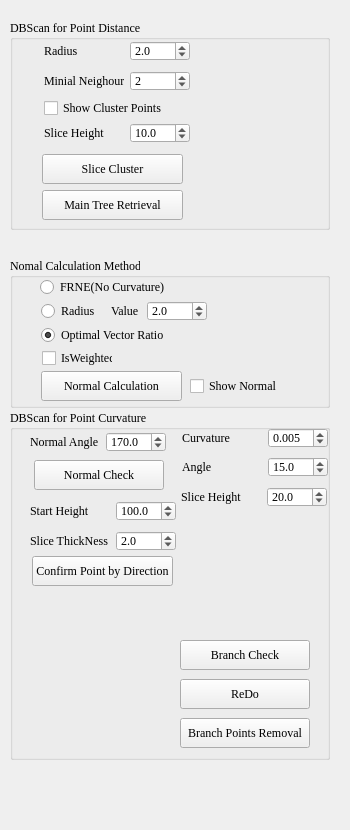
<?xml version="1.0" encoding="UTF-8"?>
<ui version="4.0">
 <class>FormBranchRemovalByClusterAndCurvature</class>
 <widget class="QWidget" name="FormBranchRemovalByClusterAndCurvature">
  <property name="geometry">
   <rect>
    <x>0</x>
    <y>0</y>
    <width>350</width>
    <height>830</height>
   </rect>
  </property>
  <property name="font">
   <font>
    <family>Times New Roman</family>
    <pointsize>9</pointsize>
   </font>
  </property>
  <property name="windowTitle">
   <string>Form</string>
  </property>
  <widget class="QGroupBox" name="groupBox_3">
   <property name="geometry">
    <rect>
     <x>10</x>
     <y>20</y>
     <width>320</width>
     <height>210</height>
    </rect>
   </property>
   <property name="minimumSize">
    <size>
     <width>320</width>
     <height>210</height>
    </size>
   </property>
   <property name="maximumSize">
    <size>
     <width>320</width>
     <height>210</height>
    </size>
   </property>
   <property name="title">
    <string>DBScan for Point Distance</string>
   </property>
   <widget class="QPushButton" name="pushButton_DBScanforPointDistance">
    <property name="enabled">
     <bool>true</bool>
    </property>
    <property name="geometry">
     <rect>
      <x>32</x>
      <y>134</y>
      <width>141</width>
      <height>30</height>
     </rect>
    </property>
    <property name="minimumSize">
     <size>
      <width>130</width>
      <height>30</height>
     </size>
    </property>
    <property name="text">
     <string>Slice Cluster</string>
    </property>
   </widget>
   <widget class="QCheckBox" name="checkBox_ShowK_DBSCluster">
    <property name="geometry">
     <rect>
      <x>34</x>
      <y>78</y>
      <width>135</width>
      <height>20</height>
     </rect>
    </property>
    <property name="minimumSize">
     <size>
      <width>135</width>
      <height>20</height>
     </size>
    </property>
    <property name="maximumSize">
     <size>
      <width>135</width>
      <height>20</height>
     </size>
    </property>
    <property name="text">
     <string>Show Cluster Points</string>
    </property>
   </widget>
   <widget class="QWidget" name="layoutWidget_6">
    <property name="geometry">
     <rect>
      <x>34</x>
      <y>50</y>
      <width>148</width>
      <height>22</height>
     </rect>
    </property>
    <layout class="QHBoxLayout" name="horizontalLayout_12">
     <item>
      <widget class="QLabel" name="labelThickNess_7">
       <property name="minimumSize">
        <size>
         <width>80</width>
         <height>20</height>
        </size>
       </property>
       <property name="maximumSize">
        <size>
         <width>80</width>
         <height>20</height>
        </size>
       </property>
       <property name="statusTip">
        <string>The number of successive sections for tangent plane calculation</string>
       </property>
       <property name="text">
        <string>Minial Neighour</string>
       </property>
      </widget>
     </item>
     <item>
      <widget class="QSpinBox" name="spinBoxMinialPoints">
       <property name="minimumSize">
        <size>
         <width>60</width>
         <height>20</height>
        </size>
       </property>
       <property name="maximumSize">
        <size>
         <width>60</width>
         <height>20</height>
        </size>
       </property>
       <property name="minimum">
        <number>1</number>
       </property>
       <property name="maximum">
        <number>20</number>
       </property>
       <property name="singleStep">
        <number>1</number>
       </property>
       <property name="value">
        <number>2</number>
       </property>
      </widget>
     </item>
    </layout>
   </widget>
   <widget class="QWidget" name="layoutWidget_7">
    <property name="geometry">
     <rect>
      <x>34</x>
      <y>20</y>
      <width>148</width>
      <height>22</height>
     </rect>
    </property>
    <layout class="QHBoxLayout" name="horizontalLayout">
     <item>
      <widget class="QLabel" name="labelThickNess_8">
       <property name="minimumSize">
        <size>
         <width>80</width>
         <height>20</height>
        </size>
       </property>
       <property name="maximumSize">
        <size>
         <width>80</width>
         <height>20</height>
        </size>
       </property>
       <property name="statusTip">
        <string>The number of successive sections for tangent plane calculation</string>
       </property>
       <property name="text">
        <string>Radius</string>
       </property>
      </widget>
     </item>
     <item>
      <widget class="QDoubleSpinBox" name="doublespinBoxRadius">
       <property name="minimumSize">
        <size>
         <width>60</width>
         <height>20</height>
        </size>
       </property>
       <property name="maximumSize">
        <size>
         <width>60</width>
         <height>20</height>
        </size>
       </property>
       <property name="decimals">
        <number>1</number>
       </property>
       <property name="minimum">
        <double>0.000000000000000</double>
       </property>
       <property name="maximum">
        <double>20.000000000000000</double>
       </property>
       <property name="singleStep">
        <double>0.100000000000000</double>
       </property>
       <property name="value">
        <double>2.000000000000000</double>
       </property>
      </widget>
     </item>
    </layout>
   </widget>
   <widget class="QPushButton" name="pushButton_MainTreeRetrieval">
    <property name="enabled">
     <bool>true</bool>
    </property>
    <property name="geometry">
     <rect>
      <x>32</x>
      <y>170</y>
      <width>141</width>
      <height>30</height>
     </rect>
    </property>
    <property name="minimumSize">
     <size>
      <width>130</width>
      <height>30</height>
     </size>
    </property>
    <property name="text">
     <string>Main Tree Retrieval</string>
    </property>
   </widget>
   <widget class="QWidget" name="layoutWidget_11">
    <property name="geometry">
     <rect>
      <x>34</x>
      <y>102</y>
      <width>148</width>
      <height>22</height>
     </rect>
    </property>
    <layout class="QHBoxLayout" name="horizontalLayout_17">
     <item>
      <widget class="QLabel" name="labelThickNess_13">
       <property name="minimumSize">
        <size>
         <width>80</width>
         <height>20</height>
        </size>
       </property>
       <property name="maximumSize">
        <size>
         <width>80</width>
         <height>20</height>
        </size>
       </property>
       <property name="text">
        <string>Slice Height</string>
       </property>
      </widget>
     </item>
     <item>
      <widget class="QDoubleSpinBox" name="doubleSpinBoSliceHeight">
       <property name="minimumSize">
        <size>
         <width>60</width>
         <height>20</height>
        </size>
       </property>
       <property name="maximumSize">
        <size>
         <width>60</width>
         <height>20</height>
        </size>
       </property>
       <property name="decimals">
        <number>1</number>
       </property>
       <property name="minimum">
        <double>2.000000000000000</double>
       </property>
       <property name="maximum">
        <double>1000.000000000000000</double>
       </property>
       <property name="singleStep">
        <double>2.000000000000000</double>
       </property>
       <property name="value">
        <double>10.000000000000000</double>
       </property>
      </widget>
     </item>
    </layout>
   </widget>
  </widget>
  <widget class="QGroupBox" name="groupBox_2">
   <property name="geometry">
    <rect>
     <x>10</x>
     <y>258</y>
     <width>320</width>
     <height>150</height>
    </rect>
   </property>
   <property name="minimumSize">
    <size>
     <width>320</width>
     <height>150</height>
    </size>
   </property>
   <property name="maximumSize">
    <size>
     <width>320</width>
     <height>150</height>
    </size>
   </property>
   <property name="title">
    <string>Nomal Calculation Method</string>
   </property>
   <widget class="QRadioButton" name="radioButton_Radius">
    <property name="geometry">
     <rect>
      <x>31</x>
      <y>45</y>
      <width>61</width>
      <height>16</height>
     </rect>
    </property>
    <property name="text">
     <string>Radius</string>
    </property>
   </widget>
   <widget class="QRadioButton" name="radioButton_OVR">
    <property name="geometry">
     <rect>
      <x>31</x>
      <y>69</y>
      <width>131</width>
      <height>16</height>
     </rect>
    </property>
    <property name="text">
     <string>Optimal Vector Ratio</string>
    </property>
    <property name="checked">
     <bool>true</bool>
    </property>
   </widget>
   <widget class="QRadioButton" name="radioButton_FRNE">
    <property name="geometry">
     <rect>
      <x>30</x>
      <y>21</y>
      <width>131</width>
      <height>16</height>
     </rect>
    </property>
    <property name="text">
     <string>FRNE(No Curvature)</string>
    </property>
   </widget>
   <widget class="QCheckBox" name="checkBox_Weighted">
    <property name="geometry">
     <rect>
      <x>32</x>
      <y>92</y>
      <width>71</width>
      <height>16</height>
     </rect>
    </property>
    <property name="text">
     <string>IsWeighted</string>
    </property>
   </widget>
   <widget class="QWidget" name="layoutWidget">
    <property name="geometry">
     <rect>
      <x>101</x>
      <y>42</y>
      <width>98</width>
      <height>22</height>
     </rect>
    </property>
    <layout class="QHBoxLayout" name="horizontalLayout_2">
     <item>
      <widget class="QLabel" name="labelThickNess_11">
       <property name="minimumSize">
        <size>
         <width>30</width>
         <height>20</height>
        </size>
       </property>
       <property name="maximumSize">
        <size>
         <width>30</width>
         <height>20</height>
        </size>
       </property>
       <property name="text">
        <string>Value</string>
       </property>
      </widget>
     </item>
     <item>
      <widget class="QDoubleSpinBox" name="doubleSpinBox_RadiusForNormalEstimation">
       <property name="minimumSize">
        <size>
         <width>60</width>
         <height>20</height>
        </size>
       </property>
       <property name="maximumSize">
        <size>
         <width>60</width>
         <height>20</height>
        </size>
       </property>
       <property name="decimals">
        <number>1</number>
       </property>
       <property name="minimum">
        <double>0.000000000000000</double>
       </property>
       <property name="maximum">
        <double>20.000000000000000</double>
       </property>
       <property name="singleStep">
        <double>0.100000000000000</double>
       </property>
       <property name="value">
        <double>2.000000000000000</double>
       </property>
      </widget>
     </item>
    </layout>
   </widget>
   <widget class="QPushButton" name="pushButtonNormalCacluation">
    <property name="enabled">
     <bool>true</bool>
    </property>
    <property name="geometry">
     <rect>
      <x>31</x>
      <y>113</y>
      <width>141</width>
      <height>30</height>
     </rect>
    </property>
    <property name="minimumSize">
     <size>
      <width>130</width>
      <height>30</height>
     </size>
    </property>
    <property name="text">
     <string>Normal Calculation</string>
    </property>
   </widget>
   <widget class="QCheckBox" name="checkBoxShowNormal">
    <property name="geometry">
     <rect>
      <x>180</x>
      <y>120</y>
      <width>181</width>
      <height>16</height>
     </rect>
    </property>
    <property name="text">
     <string>Show Normal</string>
    </property>
   </widget>
  </widget>
  <widget class="QGroupBox" name="groupBox">
   <property name="geometry">
    <rect>
     <x>10</x>
     <y>410</y>
     <width>320</width>
     <height>350</height>
    </rect>
   </property>
   <property name="minimumSize">
    <size>
     <width>320</width>
     <height>350</height>
    </size>
   </property>
   <property name="maximumSize">
    <size>
     <width>320</width>
     <height>350</height>
    </size>
   </property>
   <property name="title">
    <string>DBScan for Point Curvature</string>
   </property>
   <widget class="QWidget" name="layoutWidget_8">
    <property name="geometry">
     <rect>
      <x>172</x>
      <y>17</y>
      <width>148</width>
      <height>22</height>
     </rect>
    </property>
    <layout class="QHBoxLayout" name="horizontalLayout_14">
     <item>
      <widget class="QLabel" name="labelThickNess_9">
       <property name="minimumSize">
        <size>
         <width>80</width>
         <height>20</height>
        </size>
       </property>
       <property name="maximumSize">
        <size>
         <width>80</width>
         <height>20</height>
        </size>
       </property>
       <property name="text">
        <string>Curvature</string>
       </property>
      </widget>
     </item>
     <item>
      <widget class="QDoubleSpinBox" name="doubleSpinBoxCurvature">
       <property name="minimumSize">
        <size>
         <width>60</width>
         <height>20</height>
        </size>
       </property>
       <property name="maximumSize">
        <size>
         <width>60</width>
         <height>20</height>
        </size>
       </property>
       <property name="decimals">
        <number>3</number>
       </property>
       <property name="minimum">
        <double>0.001000000000000</double>
       </property>
       <property name="maximum">
        <double>1.000000000000000</double>
       </property>
       <property name="singleStep">
        <double>0.005000000000000</double>
       </property>
       <property name="value">
        <double>0.005000000000000</double>
       </property>
      </widget>
     </item>
    </layout>
   </widget>
   <widget class="QPushButton" name="pushButtonBranchCheck">
    <property name="geometry">
     <rect>
      <x>170</x>
      <y>230</y>
      <width>130</width>
      <height>30</height>
     </rect>
    </property>
    <property name="minimumSize">
     <size>
      <width>130</width>
      <height>30</height>
     </size>
    </property>
    <property name="text">
     <string>Branch Check</string>
    </property>
   </widget>
   <widget class="QPushButton" name="pushButtonRedo">
    <property name="geometry">
     <rect>
      <x>170</x>
      <y>269</y>
      <width>130</width>
      <height>30</height>
     </rect>
    </property>
    <property name="minimumSize">
     <size>
      <width>130</width>
      <height>30</height>
     </size>
    </property>
    <property name="text">
     <string>ReDo</string>
    </property>
   </widget>
   <widget class="QPushButton" name="pushButtonRemoval">
    <property name="geometry">
     <rect>
      <x>170</x>
      <y>308</y>
      <width>130</width>
      <height>30</height>
     </rect>
    </property>
    <property name="minimumSize">
     <size>
      <width>130</width>
      <height>30</height>
     </size>
    </property>
    <property name="text">
     <string>Branch Points Removal</string>
    </property>
   </widget>
   <widget class="QWidget" name="layoutWidget_9">
    <property name="geometry">
     <rect>
      <x>172</x>
      <y>46</y>
      <width>148</width>
      <height>22</height>
     </rect>
    </property>
    <layout class="QHBoxLayout" name="horizontalLayout_15">
     <item>
      <widget class="QLabel" name="labelThickNess_10">
       <property name="minimumSize">
        <size>
         <width>80</width>
         <height>20</height>
        </size>
       </property>
       <property name="maximumSize">
        <size>
         <width>80</width>
         <height>20</height>
        </size>
       </property>
       <property name="text">
        <string>Angle</string>
       </property>
      </widget>
     </item>
     <item>
      <widget class="QDoubleSpinBox" name="doubleSpinBoxAngle">
       <property name="minimumSize">
        <size>
         <width>60</width>
         <height>20</height>
        </size>
       </property>
       <property name="maximumSize">
        <size>
         <width>60</width>
         <height>20</height>
        </size>
       </property>
       <property name="decimals">
        <number>1</number>
       </property>
       <property name="minimum">
        <double>1.000000000000000</double>
       </property>
       <property name="maximum">
        <double>90.000000000000000</double>
       </property>
       <property name="singleStep">
        <double>1.000000000000000</double>
       </property>
       <property name="value">
        <double>15.000000000000000</double>
       </property>
      </widget>
     </item>
    </layout>
   </widget>
   <widget class="QWidget" name="layoutWidget_10">
    <property name="geometry">
     <rect>
      <x>171</x>
      <y>76</y>
      <width>148</width>
      <height>22</height>
     </rect>
    </property>
    <layout class="QHBoxLayout" name="horizontalLayout_16">
     <item>
      <widget class="QLabel" name="labelThickNess_12">
       <property name="minimumSize">
        <size>
         <width>80</width>
         <height>20</height>
        </size>
       </property>
       <property name="maximumSize">
        <size>
         <width>80</width>
         <height>20</height>
        </size>
       </property>
       <property name="text">
        <string>Slice Height</string>
       </property>
      </widget>
     </item>
     <item>
      <widget class="QDoubleSpinBox" name="doubleSpinBoSliceHeight3">
       <property name="minimumSize">
        <size>
         <width>60</width>
         <height>20</height>
        </size>
       </property>
       <property name="maximumSize">
        <size>
         <width>60</width>
         <height>20</height>
        </size>
       </property>
       <property name="decimals">
        <number>1</number>
       </property>
       <property name="minimum">
        <double>10.000000000000000</double>
       </property>
       <property name="maximum">
        <double>1000.000000000000000</double>
       </property>
       <property name="singleStep">
        <double>1.000000000000000</double>
       </property>
       <property name="value">
        <double>20.000000000000000</double>
       </property>
      </widget>
     </item>
    </layout>
   </widget>
   <widget class="QWidget" name="layoutWidget_12">
    <property name="geometry">
     <rect>
      <x>20</x>
      <y>21</y>
      <width>138</width>
      <height>22</height>
     </rect>
    </property>
    <layout class="QHBoxLayout" name="horizontalLayout_18">
     <item>
      <widget class="QLabel" name="labelNormal_Angle">
       <property name="minimumSize">
        <size>
         <width>70</width>
         <height>20</height>
        </size>
       </property>
       <property name="maximumSize">
        <size>
         <width>70</width>
         <height>20</height>
        </size>
       </property>
       <property name="text">
        <string>Normal Angle</string>
       </property>
      </widget>
     </item>
     <item>
      <widget class="QDoubleSpinBox" name="dsbNormalAngle">
       <property name="minimumSize">
        <size>
         <width>60</width>
         <height>20</height>
        </size>
       </property>
       <property name="maximumSize">
        <size>
         <width>60</width>
         <height>20</height>
        </size>
       </property>
       <property name="decimals">
        <number>1</number>
       </property>
       <property name="minimum">
        <double>150.000000000000000</double>
       </property>
       <property name="maximum">
        <double>180.000000000000000</double>
       </property>
       <property name="singleStep">
        <double>1.000000000000000</double>
       </property>
       <property name="value">
        <double>170.000000000000000</double>
       </property>
      </widget>
     </item>
    </layout>
   </widget>
   <widget class="QPushButton" name="pushButtonNormalCheck">
    <property name="geometry">
     <rect>
      <x>24</x>
      <y>50</y>
      <width>130</width>
      <height>30</height>
     </rect>
    </property>
    <property name="minimumSize">
     <size>
      <width>130</width>
      <height>30</height>
     </size>
    </property>
    <property name="text">
     <string>Normal Check</string>
    </property>
   </widget>
   <widget class="QWidget" name="layoutWidget_13">
    <property name="geometry">
     <rect>
      <x>20</x>
      <y>90</y>
      <width>148</width>
      <height>22</height>
     </rect>
    </property>
    <layout class="QHBoxLayout" name="horizontalLayout_19">
     <item>
      <widget class="QLabel" name="labelThickNess_14">
       <property name="minimumSize">
        <size>
         <width>80</width>
         <height>20</height>
        </size>
       </property>
       <property name="maximumSize">
        <size>
         <width>80</width>
         <height>20</height>
        </size>
       </property>
       <property name="text">
        <string>Start Height</string>
       </property>
      </widget>
     </item>
     <item>
      <widget class="QDoubleSpinBox" name="dspStartHeight">
       <property name="minimumSize">
        <size>
         <width>60</width>
         <height>20</height>
        </size>
       </property>
       <property name="maximumSize">
        <size>
         <width>60</width>
         <height>20</height>
        </size>
       </property>
       <property name="decimals">
        <number>1</number>
       </property>
       <property name="minimum">
        <double>50.000000000000000</double>
       </property>
       <property name="maximum">
        <double>300.000000000000000</double>
       </property>
       <property name="singleStep">
        <double>1.000000000000000</double>
       </property>
       <property name="value">
        <double>100.000000000000000</double>
       </property>
      </widget>
     </item>
    </layout>
   </widget>
   <widget class="QWidget" name="layoutWidget_14">
    <property name="geometry">
     <rect>
      <x>20</x>
      <y>120</y>
      <width>148</width>
      <height>22</height>
     </rect>
    </property>
    <layout class="QHBoxLayout" name="horizontalLayout_20">
     <item>
      <widget class="QLabel" name="labelSliceThickNess">
       <property name="minimumSize">
        <size>
         <width>80</width>
         <height>20</height>
        </size>
       </property>
       <property name="maximumSize">
        <size>
         <width>80</width>
         <height>20</height>
        </size>
       </property>
       <property name="text">
        <string>Slice ThickNess</string>
       </property>
      </widget>
     </item>
     <item>
      <widget class="QDoubleSpinBox" name="doubleSpinBoSliceHeight3_2">
       <property name="minimumSize">
        <size>
         <width>60</width>
         <height>20</height>
        </size>
       </property>
       <property name="maximumSize">
        <size>
         <width>60</width>
         <height>20</height>
        </size>
       </property>
       <property name="decimals">
        <number>1</number>
       </property>
       <property name="minimum">
        <double>1.000000000000000</double>
       </property>
       <property name="maximum">
        <double>10.000000000000000</double>
       </property>
       <property name="singleStep">
        <double>1.000000000000000</double>
       </property>
       <property name="value">
        <double>2.000000000000000</double>
       </property>
      </widget>
     </item>
    </layout>
   </widget>
   <widget class="QPushButton" name="pbConfirmPointbyDirection">
    <property name="geometry">
     <rect>
      <x>22</x>
      <y>146</y>
      <width>141</width>
      <height>30</height>
     </rect>
    </property>
    <property name="minimumSize">
     <size>
      <width>130</width>
      <height>30</height>
     </size>
    </property>
    <property name="text">
     <string>Confirm Point by Direction</string>
    </property>
   </widget>
  </widget>
 </widget>
 <resources/>
 <connections/>
</ui>
